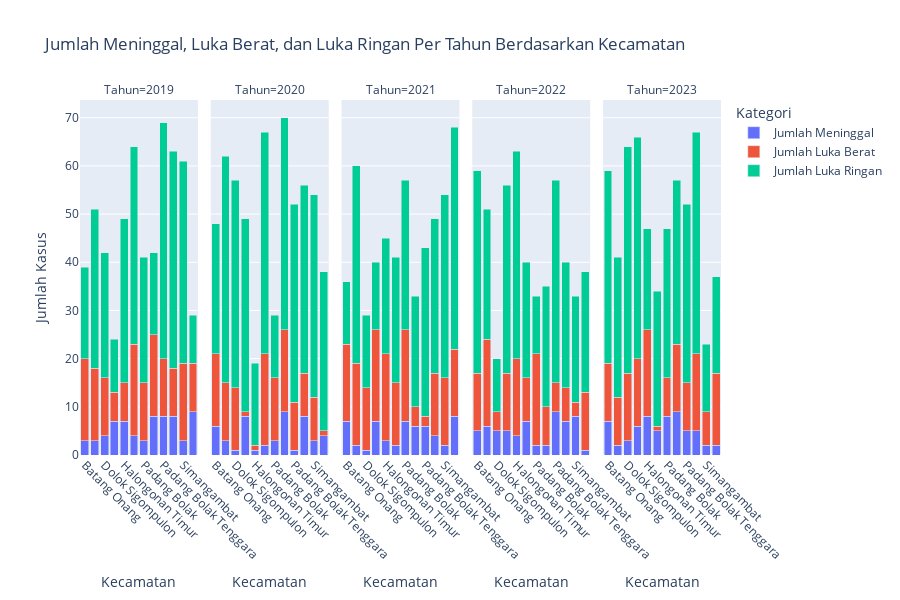

The cell this chart's notebook holds for it:
### Code cell
import pandas as pd
from IPython.display import display

# Memuat data dari file Excel
file_path = 'Data_Kecelakaan_Padang_Lawas_Utara.xlsx'
df = pd.read_excel(file_path)

# Mengelompokkan data berdasarkan kecamatan dan tahun, menghitung total masing-masing kategori
summary_by_category = df.groupby(['Kecamatan', 'Tahun']).agg({
    'Jumlah Kecelakaan': 'sum',
    'Jumlah Meninggal': 'sum',
    'Jumlah Luka Berat': 'sum',
    'Jumlah Luka Ringan': 'sum'
}).reset_index()

# Menampilkan tabel agregasi
display(summary_by_category)

# Membuat data dalam format long untuk visualisasi stacked bar chart
summary_melted = summary_by_category.melt(id_vars=['Kecamatan', 'Tahun'], 
                                          value_vars=['Jumlah Meninggal', 'Jumlah Luka Berat', 'Jumlah Luka Ringan'],
                                          var_name='Kategori', value_name='Jumlah')

# Visualisasi dengan Plotly
import plotly.express as px
fig = px.bar(summary_melted, x='Kecamatan', y='Jumlah', color='Kategori', barmode='stack',
             facet_col='Tahun', height=600, title='Jumlah Meninggal, Luka Berat, dan Luka Ringan Per Tahun Berdasarkan Kecamatan')
fig.update_layout(xaxis_title='Kecamatan', yaxis_title='Jumlah Kasus', legend_title='Kategori')
fig.update_xaxes(tickangle=45)

# Menampilkan grafik
fig.show()

### Figure 1 — Plotly figure (JSON) as saved in the notebook; plotly's stock layout.template omitted (floating-point values rounded to 4 significant figures)
{"data": [{"alignmentgroup": "True", "hovertemplate": "Kategori=Jumlah Meninggal<br>Tahun=2019<br>Kecamatan=%{x}<br>Jumlah=%{y}<extra></extra>", "legendgroup": "Jumlah Meninggal", "marker": {"color": "#636efa", "pattern": {"shape": ""}}, "name": "Jumlah Meninggal", "offsetgroup": "Jumlah Meninggal", "orientation": "v", "showlegend": true, "textposition": "auto", "type": "bar", "x": ["Batang Onang", "Dolok", "Dolok Sigompulon", "Halongonan", "Halongonan Timur", "Hulu Sihapas", "Padang Bolak", "Padang Bolak Julu", "Padang Bolak Tenggara", "Portibi", "Simangambat", "Ujung Batu"], "xaxis": "x", "y": [3, 3, 4, 7, 7, 4, 3, 8, 8, 8, 3, 9], "yaxis": "y"}, {"alignmentgroup": "True", "hovertemplate": "Kategori=Jumlah Meninggal<br>Tahun=2020<br>Kecamatan=%{x}<br>Jumlah=%{y}<extra></extra>", "legendgroup": "Jumlah Meninggal", "marker": {"color": "#636efa", "pattern": {"shape": ""}}, "name": "Jumlah Meninggal", "offsetgroup": "Jumlah Meninggal", "orientation": "v", "showlegend": false, "textposition": "auto", "type": "bar", "x": ["Batang Onang", "Dolok", "Dolok Sigompulon", "Halongonan", "Halongonan Timur", "Hulu Sihapas", "Padang Bolak", "Padang Bolak Julu", "Padang Bolak Tenggara", "Portibi", "Simangambat", "Ujung Batu"], "xaxis": "x2", "y": [6, 3, 1, 8, 1, 2, 3, 9, 1, 8, 3, 4], "yaxis": "y2"}, {"alignmentgroup": "True", "hovertemplate": "Kategori=Jumlah Meninggal<br>Tahun=2021<br>Kecamatan=%{x}<br>Jumlah=%{y}<extra></extra>", "legendgroup": "Jumlah Meninggal", "marker": {"color": "#636efa", "pattern": {"shape": ""}}, "name": "Jumlah Meninggal", "offsetgroup": "Jumlah Meninggal", "orientation": "v", "showlegend": false, "textposition": "auto", "type": "bar", "x": ["Batang Onang", "Dolok", "Dolok Sigompulon", "Halongonan", "Halongonan Timur", "Hulu Sihapas", "Padang Bolak", "Padang Bolak Julu", "Padang Bolak Tenggara", "Portibi", "Simangambat", "Ujung Batu"], "xaxis": "x3", "y": [7, 2, 1, 7, 3, 2, 7, 6, 6, 4, 2, 8], "yaxis": "y3"}, {"alignmentgroup": "True", "hovertemplate": "Kategori=Jumlah Meninggal<br>Tahun=2022<br>Kecamatan=%{x}<br>Jumlah=%{y}<extra></extra>", "legendgroup": "Jumlah Meninggal", "marker": {"color": "#636efa", "pattern": {"shape": ""}}, "name": "Jumlah Meninggal", "offsetgroup": "Jumlah Meninggal", "orientation": "v", "showlegend": false, "textposition": "auto", "type": "bar", "x": ["Batang Onang", "Dolok", "Dolok Sigompulon", "Halongonan", "Halongonan Timur", "Hulu Sihapas", "Padang Bolak", "Padang Bolak Julu", "Padang Bolak Tenggara", "Portibi", "Simangambat", "Ujung Batu"], "xaxis": "x4", "y": [5, 6, 5, 5, 4, 7, 2, 2, 9, 7, 8, 1], "yaxis": "y4"}, {"alignmentgroup": "True", "hovertemplate": "Kategori=Jumlah Meninggal<br>Tahun=2023<br>Kecamatan=%{x}<br>Jumlah=%{y}<extra></extra>", "legendgroup": "Jumlah Meninggal", "marker": {"color": "#636efa", "pattern": {"shape": ""}}, "name": "Jumlah Meninggal", "offsetgroup": "Jumlah Meninggal", "orientation": "v", "showlegend": false, "textposition": "auto", "type": "bar", "x": ["Batang Onang", "Dolok", "Dolok Sigompulon", "Halongonan", "Halongonan Timur", "Hulu Sihapas", "Padang Bolak", "Padang Bolak Julu", "Padang Bolak Tenggara", "Portibi", "Simangambat", "Ujung Batu"], "xaxis": "x5", "y": [7, 2, 3, 6, 8, 5, 8, 9, 5, 5, 2, 2], "yaxis": "y5"}, {"alignmentgroup": "True", "hovertemplate": "Kategori=Jumlah Luka Berat<br>Tahun=2019<br>Kecamatan=%{x}<br>Jumlah=%{y}<extra></extra>", "legendgroup": "Jumlah Luka Berat", "marker": {"color": "#EF553B", "pattern": {"shape": ""}}, "name": "Jumlah Luka Berat", "offsetgroup": "Jumlah Luka Berat", "orientation": "v", "showlegend": true, "textposition": "auto", "type": "bar", "x": ["Batang Onang", "Dolok", "Dolok Sigompulon", "Halongonan", "Halongonan Timur", "Hulu Sihapas", "Padang Bolak", "Padang Bolak Julu", "Padang Bolak Tenggara", "Portibi", "Simangambat", "Ujung Batu"], "xaxis": "x", "y": [17, 15, 12, 6, 8, 19, 12, 17, 12, 10, 16, 10], "yaxis": "y"}, {"alignmentgroup": "True", "hovertemplate": "Kategori=Jumlah Luka Berat<br>Tahun=2020<br>Kecamatan=%{x}<br>Jumlah=%{y}<extra></extra>", "legendgroup": "Jumlah Luka Berat", "marker": {"color": "#EF553B", "pattern": {"shape": ""}}, "name": "Jumlah Luka Berat", "offsetgroup": "Jumlah Luka Berat", "orientation": "v", "showlegend": false, "textposition": "auto", "type": "bar", "x": ["Batang Onang", "Dolok", "Dolok Sigompulon", "Halongonan", "Halongonan Timur", "Hulu Sihapas", "Padang Bolak", "Padang Bolak Julu", "Padang Bolak Tenggara", "Portibi", "Simangambat", "Ujung Batu"], "xaxis": "x2", "y": [15, 12, 13, 1, 1, 19, 13, 17, 10, 9, 9, 1], "yaxis": "y2"}, {"alignmentgroup": "True", "hovertemplate": "Kategori=Jumlah Luka Berat<br>Tahun=2021<br>Kecamatan=%{x}<br>Jumlah=%{y}<extra></extra>", "legendgroup": "Jumlah Luka Berat", "marker": {"color": "#EF553B", "pattern": {"shape": ""}}, "name": "Jumlah Luka Berat", "offsetgroup": "Jumlah Luka Berat", "orientation": "v", "showlegend": false, "textposition": "auto", "type": "bar", "x": ["Batang Onang", "Dolok", "Dolok Sigompulon", "Halongonan", "Halongonan Timur", "Hulu Sihapas", "Padang Bolak", "Padang Bolak Julu", "Padang Bolak Tenggara", "Portibi", "Simangambat", "Ujung Batu"], "xaxis": "x3", "y": [16, 17, 13, 19, 18, 13, 19, 4, 2, 13, 14, 14], "yaxis": "y3"}, {"alignmentgroup": "True", "hovertemplate": "Kategori=Jumlah Luka Berat<br>Tahun=2022<br>Kecamatan=%{x}<br>Jumlah=%{y}<extra></extra>", "legendgroup": "Jumlah Luka Berat", "marker": {"color": "#EF553B", "pattern": {"shape": ""}}, "name": "Jumlah Luka Berat", "offsetgroup": "Jumlah Luka Berat", "orientation": "v", "showlegend": false, "textposition": "auto", "type": "bar", "x": ["Batang Onang", "Dolok", "Dolok Sigompulon", "Halongonan", "Halongonan Timur", "Hulu Sihapas", "Padang Bolak", "Padang Bolak Julu", "Padang Bolak Tenggara", "Portibi", "Simangambat", "Ujung Batu"], "xaxis": "x4", "y": [12, 18, 4, 12, 16, 9, 19, 8, 6, 7, 3, 12], "yaxis": "y4"}, {"alignmentgroup": "True", "hovertemplate": "Kategori=Jumlah Luka Berat<br>Tahun=2023<br>Kecamatan=%{x}<br>Jumlah=%{y}<extra></extra>", "legendgroup": "Jumlah Luka Berat", "marker": {"color": "#EF553B", "pattern": {"shape": ""}}, "name": "Jumlah Luka Berat", "offsetgroup": "Jumlah Luka Berat", "orientation": "v", "showlegend": false, "textposition": "auto", "type": "bar", "x": ["Batang Onang", "Dolok", "Dolok Sigompulon", "Halongonan", "Halongonan Timur", "Hulu Sihapas", "Padang Bolak", "Padang Bolak Julu", "Padang Bolak Tenggara", "Portibi", "Simangambat", "Ujung Batu"], "xaxis": "x5", "y": [12, 10, 14, 14, 18, 1, 8, 14, 10, 16, 7, 15], "yaxis": "y5"}, {"alignmentgroup": "True", "hovertemplate": "Kategori=Jumlah Luka Ringan<br>Tahun=2019<br>Kecamatan=%{x}<br>Jumlah=%{y}<extra></extra>", "legendgroup": "Jumlah Luka Ringan", "marker": {"color": "#00cc96", "pattern": {"shape": ""}}, "name": "Jumlah Luka Ringan", "offsetgroup": "Jumlah Luka Ringan", "orientation": "v", "showlegend": true, "textposition": "auto", "type": "bar", "x": ["Batang Onang", "Dolok", "Dolok Sigompulon", "Halongonan", "Halongonan Timur", "Hulu Sihapas", "Padang Bolak", "Padang Bolak Julu", "Padang Bolak Tenggara", "Portibi", "Simangambat", "Ujung Batu"], "xaxis": "x", "y": [19, 33, 26, 11, 34, 41, 26, 17, 49, 45, 42, 10], "yaxis": "y"}, {"alignmentgroup": "True", "hovertemplate": "Kategori=Jumlah Luka Ringan<br>Tahun=2020<br>Kecamatan=%{x}<br>Jumlah=%{y}<extra></extra>", "legendgroup": "Jumlah Luka Ringan", "marker": {"color": "#00cc96", "pattern": {"shape": ""}}, "name": "Jumlah Luka Ringan", "offsetgroup": "Jumlah Luka Ringan", "orientation": "v", "showlegend": false, "textposition": "auto", "type": "bar", "x": ["Batang Onang", "Dolok", "Dolok Sigompulon", "Halongonan", "Halongonan Timur", "Hulu Sihapas", "Padang Bolak", "Padang Bolak Julu", "Padang Bolak Tenggara", "Portibi", "Simangambat", "Ujung Batu"], "xaxis": "x2", "y": [27, 47, 43, 40, 17, 46, 13, 44, 41, 39, 42, 33], "yaxis": "y2"}, {"alignmentgroup": "True", "hovertemplate": "Kategori=Jumlah Luka Ringan<br>Tahun=2021<br>Kecamatan=%{x}<br>Jumlah=%{y}<extra></extra>", "legendgroup": "Jumlah Luka Ringan", "marker": {"color": "#00cc96", "pattern": {"shape": ""}}, "name": "Jumlah Luka Ringan", "offsetgroup": "Jumlah Luka Ringan", "orientation": "v", "showlegend": false, "textposition": "auto", "type": "bar", "x": ["Batang Onang", "Dolok", "Dolok Sigompulon", "Halongonan", "Halongonan Timur", "Hulu Sihapas", "Padang Bolak", "Padang Bolak Julu", "Padang Bolak Tenggara", "Portibi", "Simangambat", "Ujung Batu"], "xaxis": "x3", "y": [13, 41, 15, 14, 24, 26, 31, 23, 35, 32, 38, 46], "yaxis": "y3"}, {"alignmentgroup": "True", "hovertemplate": "Kategori=Jumlah Luka Ringan<br>Tahun=2022<br>Kecamatan=%{x}<br>Jumlah=%{y}<extra></extra>", "legendgroup": "Jumlah Luka Ringan", "marker": {"color": "#00cc96", "pattern": {"shape": ""}}, "name": "Jumlah Luka Ringan", "offsetgroup": "Jumlah Luka Ringan", "orientation": "v", "showlegend": false, "textposition": "auto", "type": "bar", "x": ["Batang Onang", "Dolok", "Dolok Sigompulon", "Halongonan", "Halongonan Timur", "Hulu Sihapas", "Padang Bolak", "Padang Bolak Julu", "Padang Bolak Tenggara", "Portibi", "Simangambat", "Ujung Batu"], "xaxis": "x4", "y": [42, 27, 11, 39, 43, 24, 12, 25, 42, 26, 22, 25], "yaxis": "y4"}, {"alignmentgroup": "True", "hovertemplate": "Kategori=Jumlah Luka Ringan<br>Tahun=2023<br>Kecamatan=%{x}<br>Jumlah=%{y}<extra></extra>", "legendgroup": "Jumlah Luka Ringan", "marker": {"color": "#00cc96", "pattern": {"shape": ""}}, "name": "Jumlah Luka Ringan", "offsetgroup": "Jumlah Luka Ringan", "orientation": "v", "showlegend": false, "textposition": "auto", "type": "bar", "x": ["Batang Onang", "Dolok", "Dolok Sigompulon", "Halongonan", "Halongonan Timur", "Hulu Sihapas", "Padang Bolak", "Padang Bolak Julu", "Padang Bolak Tenggara", "Portibi", "Simangambat", "Ujung Batu"], "xaxis": "x5", "y": [40, 29, 47, 46, 21, 28, 31, 34, 37, 46, 14, 20], "yaxis": "y5"}], "layout": {"annotations": [{"font": {}, "showarrow": false, "text": "Tahun=2019", "x": 0.092, "xanchor": "center", "xref": "paper", "y": 1, "yanchor": "bottom", "yref": "paper"}, {"font": {}, "showarrow": false, "text": "Tahun=2020", "x": 0.296, "xanchor": "center", "xref": "paper", "y": 1, "yanchor": "bottom", "yref": "paper"}, {"font": {}, "showarrow": false, "text": "Tahun=2021", "x": 0.5, "xanchor": "center", "xref": "paper", "y": 1, "yanchor": "bottom", "yref": "paper"}, {"font": {}, "showarrow": false, "text": "Tahun=2022", "x": 0.704, "xanchor": "center", "xref": "paper", "y": 1, "yanchor": "bottom", "yref": "paper"}, {"font": {}, "showarrow": false, "text": "Tahun=2023", "x": 0.908, "xanchor": "center", "xref": "paper", "y": 1, "yanchor": "bottom", "yref": "paper"}], "barmode": "stack", "height": 600, "legend": {"title": {"text": "Kategori"}, "tracegroupgap": 0}, "title": {"text": "Jumlah Meninggal, Luka Berat, dan Luka Ringan Per Tahun Berdasarkan Kecamatan"}, "xaxis": {"anchor": "y", "domain": [0, 0.184], "tickangle": 45, "title": {"text": "Kecamatan"}}, "xaxis2": {"anchor": "y2", "domain": [0.204, 0.388], "matches": "x", "tickangle": 45, "title": {"text": "Kecamatan"}}, "xaxis3": {"anchor": "y3", "domain": [0.408, 0.592], "matches": "x", "tickangle": 45, "title": {"text": "Kecamatan"}}, "xaxis4": {"anchor": "y4", "domain": [0.612, 0.796], "matches": "x", "tickangle": 45, "title": {"text": "Kecamatan"}}, "xaxis5": {"anchor": "y5", "domain": [0.816, 1], "matches": "x", "tickangle": 45, "title": {"text": "Kecamatan"}}, "yaxis": {"anchor": "x", "domain": [0, 1], "title": {"text": "Jumlah Kasus"}}, "yaxis2": {"anchor": "x2", "domain": [0, 1], "matches": "y", "showticklabels": false}, "yaxis3": {"anchor": "x3", "domain": [0, 1], "matches": "y", "showticklabels": false}, "yaxis4": {"anchor": "x4", "domain": [0, 1], "matches": "y", "showticklabels": false}, "yaxis5": {"anchor": "x5", "domain": [0, 1], "matches": "y", "showticklabels": false}}}
